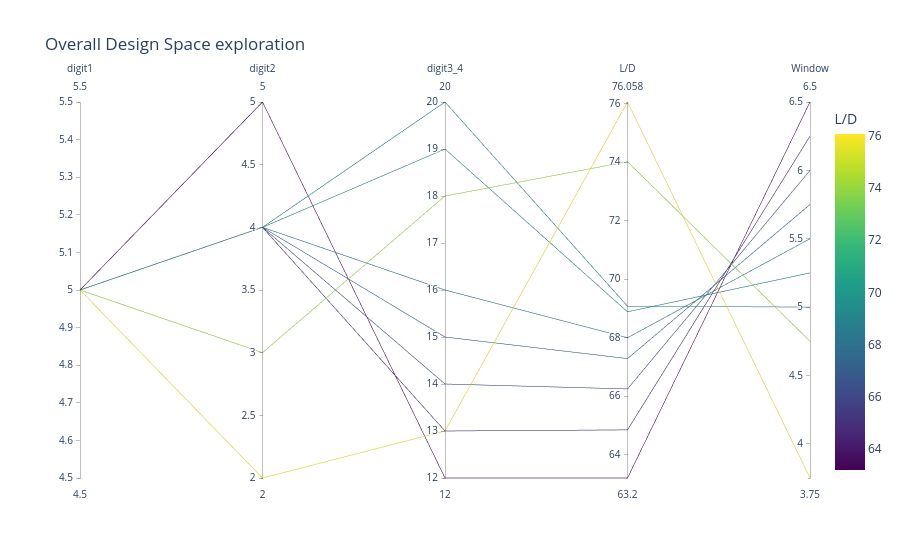

This figure's notebook cell:
### Markdown cell above
Let's first visualize the Design Space exploration. We'll use a Parallel Coordinates Plot since we have 11 params in the PARSEC parametrization. A simpler representation like the NACA would of course, make the plot less "crowded"

We first import data and "un-normalize" them, and multiply with -ve sign (rember, we calculated our score with normalized variables and returned it as a negative value). The ``` 60 and 4 ``` are the baseline Cl_max and Window values

### Code cell
fig = px.parallel_coordinates(
    df, 
    color="L/D",  # Color lines by Efficiency
    labels={col: col for col in df.columns},
    color_continuous_scale=px.colors.sequential.Viridis,
    title="Overall Design Space exploration",
    template='plotly'
)
fig.show()

### Figure 1 — Plotly figure (JSON) as saved in the notebook; plotly's stock layout.template omitted (floating-point values rounded to 4 significant figures)
{"data": [{"dimensions": [{"label": "digit1", "values": [5, 5, 5, 5, 5, 5, 5, 5, 5]}, {"label": "digit2", "values": [4, 2, 4, 4, 4, 3, 5, 4, 4]}, {"label": "digit3_4", "values": [16, 13, 15, 13, 14, 18, 12, 20, 19]}, {"label": "L/D", "values": [68.0, 76.06, 67.28, 64.85, 66.25, 74.02, 63.2, 69.08, 68.88]}, {"label": "Window", "values": [5.5, 3.75, 5.75, 6.25, 6.0, 4.75, 6.5, 5.0, 5.25]}], "domain": {"x": [0, 1], "y": [0, 1]}, "line": {"color": [68.0, 76.06, 67.28, 64.85, 66.25, 74.02, 63.2, 69.08, 68.88], "coloraxis": "coloraxis"}, "name": "", "type": "parcoords"}], "layout": {"coloraxis": {"colorbar": {"title": {"text": "L/D"}}, "colorscale": [[0, "#440154"], [0.1111, "#482878"], [0.2222, "#3e4989"], [0.3333, "#31688e"], [0.4444, "#26828e"], [0.5556, "#1f9e89"], [0.6667, "#35b779"], [0.7778, "#6ece58"], [0.8889, "#b5de2b"], [1, "#fde725"]]}, "legend": {"tracegroupgap": 0}, "title": {"text": "Overall Design Space exploration"}}}
